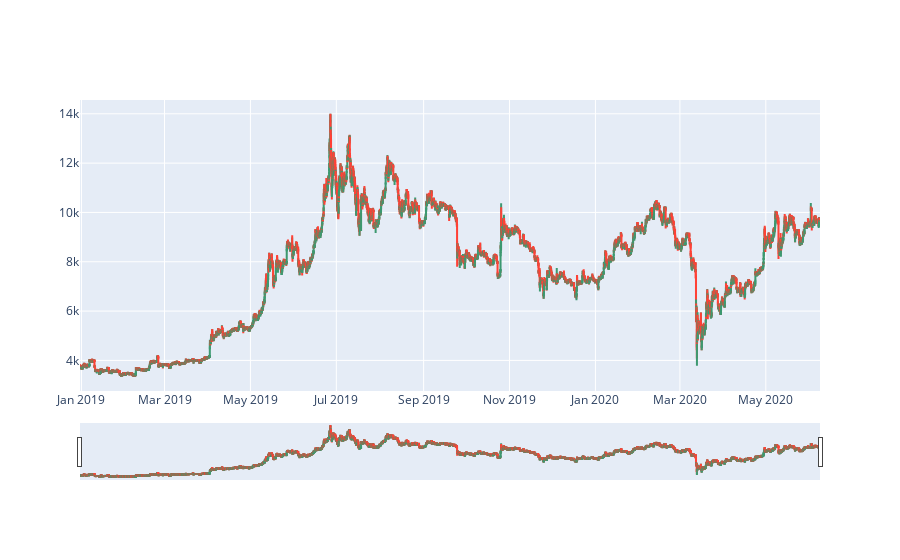

The notebook cell this image was saved under:
### Code cell
kline_plot("BTCUSDT", Client.KLINE_INTERVAL_1HOUR, "30 Dec, 2018")

### Figure 1 — Plotly figure (JSON) as saved in the notebook; plotly's stock layout.template omitted (floating-point values rounded to 4 significant figures; data arrays with more than 128 entries replaced by an {"elided": "..."} marker saying what was removed)
{"data": [{"close": {"elided": "12575 str values"}, "high": {"elided": "12575 str values"}, "low": {"elided": "12575 str values"}, "open": {"elided": "12575 str values"}, "type": "candlestick", "x": {"elided": "12575 str values"}}], "layout": {}}
